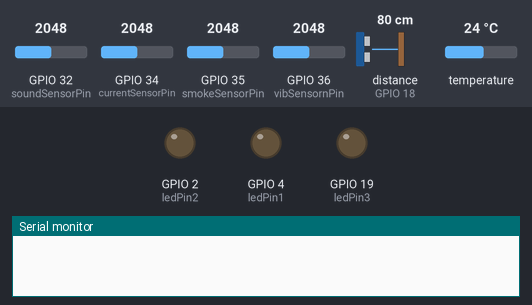
Bench run of a program on a simulated ESP32. Shown: output pins drawn as LEDs (lit = HIGH), the last lines printed to the serial monitor. Wiring (inferred from the names in the program): ultrasonic range finder: trigger GPIO 5; echo GPIO 18. The inputs (shaded band) are chosen by the test bench; at power-on: GPIO 32 (soundSensorPin) = 2048, GPIO 34 (currentSensorPin) = 2048, GPIO 35 (smokeSensorPin) = 2048, GPIO 36 (vibSensornPin) = 2048, distance to the obstacle (sensor on GPIO 18) 80 cm, temperature 24 °C. The echo pulse lasts 58.3 µs per cm; WiFi joins after 1.5 s; servers stay silent unless stated; uploads are accepted with an empty reply; pins used as bus, display or sensor lines are not drawn.

Above: at 0.1 s.
At 2.1 s:
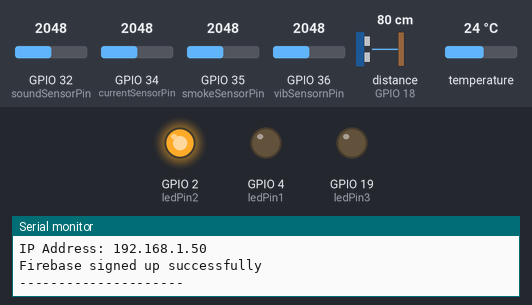
At 3.1 s:
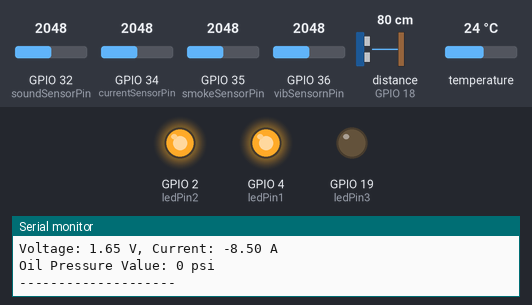
Timing chart, 0 to 4.6 s (numbered marks = the images above):
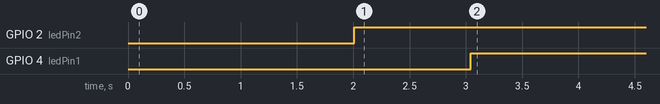

Measured:
- by itself, GPIO 2 (ledPin2): LOW → HIGH at 2.0 s
- by itself, GPIO 4 (ledPin1): LOW → HIGH at 3.0 s

The program:

main.cpp
```cpp
#include <Arduino.h>
#include "wifi/wifi.h"
#include "sensors/sensors.h"
#include "firebase/firebase.h"
#include "mysql/mysql.h"

const int ledPin1 = 4;
const int ledPin2 = 2;
const int ledPin3 = 19;

// Provide the token generation process info.
#include "addons/TokenHelper.h"
// Provide the RTDB payload printing info and other helper functions.
#include "addons/RTDBHelper.h"

WiFiClient client;

String apiKeyValue = "";

const char *serverName = "https://uptimesensordata.000webhostapp.com/post-esp-data.php";

// Firebase
bool signupOK = false;

// Periodic restart interval (milliseconds)
const unsigned long RESTART_INTERVAL = 15000; // Restart every 15 seconds

// Last restart time
unsigned long lastRestartTime = 0;

void setup()
{
  // put your setup code here, to run once:
  Serial.begin(115200);
  pinMode(ledPin1, OUTPUT); // LED
  pinMode(ledPin2, OUTPUT); // LED
  pinMode(ledPin3, OUTPUT); // LED
  digitalWrite(ledPin1, LOW);
  digitalWrite(ledPin2, LOW);
  digitalWrite(ledPin3, LOW);
  connectToWifi();
  setupFirebase();
  setupSensors();
}

void loop()
{
  unsigned long currentTime = millis();

  // Check if it's time to restart
  if (currentTime - lastRestartTime >= RESTART_INTERVAL)
  {
    Serial.println("Restarting...");
  delay(100);    // Delay to allow serial output to complete
  ESP.restart(); // Restart the device
  }

  Serial.println("---------------------");
   // Check WiFi connection
  if (WiFi.status() == WL_CONNECTED)
  {
    digitalWrite(ledPin2, HIGH); // Turn on blue LED for WiFi connected
    digitalWrite(ledPin3, LOW);  // Turn off red LED
  }
  else
  {
    digitalWrite(ledPin2, LOW);  // Turn off blue LED for WiFi disconnected
    digitalWrite(ledPin3, HIGH); // Turn on red LED to indicate error
  }

  double tempValue = readTempValue();
  int soundValue = readSoundValue();
  int smokeValue = readSmokeValue();
  double fuelLvlValue = readFuelValue();
  int vibrationValue = readVibrationValue();
  double currentValue = readCurrentValue();
  int oilPressureValue = readOilPressureValue();

  Serial.println("--------------------");

  // Handle LED states based on sensor readings
  if (tempValue != -1 && soundValue != -1 && fuelLvlValue != -1 && vibrationValue != -1 && currentValue != -1 && oilPressureValue != -1 && smokeValue != -1)
  {
    digitalWrite(ledPin1, HIGH); // Turn on green LED if all sensor readings are okay
  }
  else
  {
    digitalWrite(ledPin1, LOW); // Turn off green LED if any sensor reading is invalid
  }

  // Firebase
  sendDataToFirebase(tempValue, soundValue, smokeValue, fuelLvlValue, vibrationValue, currentValue, oilPressureValue);

  Serial.println("--------------------");

  // MySQL
  WiFiClientSecure *client = new WiFiClientSecure;
  client->setInsecure(); // don't use SSL certificate
  HTTPClient https;

  // Your Domain name with URL path or IP address with path
  https.begin(*client, serverName);

  // Specify content-type header
  https.addHeader("Content-Type", "application/x-www-form-urlencoded");

  // Prepare your HTTP POST request data
  String httpRequestData = "api_key=" + apiKeyValue +
                           "&vibration=" + String(vibrationValue) +
                           "&temprature=" + String(tempValue) +
                           "&fuelLevel=" + String(fuelLvlValue) +
                           "&oilPressure=" + String(oilPressureValue) +
                           "&current=" + String(currentValue) +
                           "&sound=" + String(soundValue) +
                           "&gas=" + String(smokeValue);

  // Send HTTP POST request
  int httpResponseCode = https.POST(httpRequestData);

  if (httpResponseCode > 0)
  {
    Serial.print("HTTP Response code: ");
    Serial.println(httpResponseCode);
  }
  else
  {
    Serial.print("Error code: ");
    Serial.println(httpResponseCode);
  }
  https.end();

  Serial.println("--------------------");

  delay(5000); // Wait for 5 seconds before sending next set of sensor values

  // Update last restart time
  lastRestartTime = currentTime;
}
```

firebase.cpp
```cpp
#include "firebase.h"
#include <Firebase_ESP_Client.h>

FirebaseData fbdo;
FirebaseAuth auth;
FirebaseConfig config;

void setupFirebase()
{
    // Firebase setup code
    config.api_key = "";
    config.database_url = "https://pusl2022-uptime-default-rtdb.asia-southeast1.firebasedatabase.app/";

    if (Firebase.signUp(&config, &auth, "", ""))
    {
        Serial.println("Firebase signed up successfully");
    }
    else
    {
        Serial.printf("Firebase sign up failed. Error: %s\n", config.signer.signupError.message.c_str());
        return;
    }

    Firebase.begin(&config, &auth);
    Firebase.reconnectWiFi(true);
}

void sendDataToFirebase(double tempValue, int soundValue, int smokeValue, double fuelLvlValue, int vibrationValue, double currentValue, int oilPressureValue)
{
    // Logic to send data to Firebase
    String tempPath = "sensors/temperature";
    String soundPath = "sensors/sound";
    String smokePath = "sensors/smoke";
    String fuelLvlPath = "sensors/fuel_level";
    String vibrationPath = "sensors/vibration";
    String currentPath = "sensors/current";
    String oilPressurePath = "sensors/oil_pressure";

    Firebase.RTDB.setDouble(&fbdo, tempPath.c_str(), tempValue);
    Firebase.RTDB.setInt(&fbdo, soundPath.c_str(), soundValue);
    Firebase.RTDB.setInt(&fbdo, smokePath.c_str(), smokeValue);
    Firebase.RTDB.setDouble(&fbdo, fuelLvlPath.c_str(), fuelLvlValue);
    Firebase.RTDB.setInt(&fbdo, vibrationPath.c_str(), vibrationValue);
    Firebase.RTDB.setDouble(&fbdo, currentPath.c_str(), currentValue);
    Firebase.RTDB.setInt(&fbdo, oilPressurePath.c_str(), oilPressureValue);
}
```

firebase.h
```cpp
#ifndef FIREBASE_H
#define FIREBASE_H

void setupFirebase();
void sendDataToFirebase(double tempValue, int soundValue, int smokeValue, double fuelLvlValue, int vibrationValue, double currentValue, int oilPressureValue);

#endif
```

mysql.cpp
```cpp
#include "mysql.h"

const String URL = "https://uptimesensordata.000webhostapp.com/post-esp-data.php";

void sendDataToMySQL(double tempValue, int soundValue, int smokeValue, double fuelLvlValue, int vibrationValue, double currentValue, int oilPressureValue)
{
    String postData = "temp=" + String(tempValue) + "&sound=" + String(soundValue) + "&smoke=" + String(smokeValue) + "&fuelLvl=" + String(fuelLvlValue) + "&vibration=" + String(vibrationValue) + "&current=" + String(currentValue) + "&oilPressure=" + String(oilPressureValue);
    HTTPClient http;
    http.begin(URL);
    http.addHeader("Content-Type", "application/x-www-form-urlencoded");

    int httpCode = http.POST(postData);
    String payload = http.getString();

    Serial.print("HTTP Code: ");
    Serial.println(httpCode);
}
```

mysql.h
```cpp
#ifndef MYSQL_H
#define MYSQL_H

#include <Arduino.h>
#include <HTTPClient.h>

void sendDataToMySQL(double tempValue, int soundValue, int smokeValue, double fuelLvlValue, int vibrationValue, int currentValue, int oilPressureValue);

#endif
```

sensors.cpp
```cpp
#include "sensors.h"
#include <Arduino.h>
#include <OneWire.h>

// Define your pin numbers here
const int TEMP_PIN = 16;
const int soundSensorPin = 32;
const int smokeSensorPin = 35;
const int fuelLvlTrigPin = 5;
const int fuelLvlEchoPin = 18;
const int vibSensornPin = 36;
const int currentSensorPin = 34;
OneWire ds(TEMP_PIN);

// for fuel level sensor
#define SOUND_SPEED 0.034
#define CM_TO_INCH 0.393701
long fuelLvlDuration;
float FuelLvlDistanceCm;
float fuelLvlDistanceInch;

void setupSensors()
{
  // Initialization code for sensors
  pinMode(soundSensorPin, INPUT);
  pinMode(TEMP_PIN, INPUT);
  pinMode(fuelLvlTrigPin, OUTPUT);
  pinMode(fuelLvlEchoPin, INPUT);
  pinMode(vibSensornPin, INPUT);
}

// temp sensor
double readTempValue()
{
  byte i;
  byte present = 0;
  byte type_s;
  byte data[9];
  byte addr[8];
  float celsius, fahrenheit;

  if (!ds.search(addr))
  {
    // Serial.println("No more addresses.");
    // Serial.println();
    ds.reset_search();
    delay(500);
    return readTempValue();
  }

  if (OneWire::crc8(addr, 7) != addr[7])
  {
    Serial.println("CRC is not valid!");
    return -1;
  }

  // the first ROM byte indicates which chip
  switch (addr[0])
  {
  case 0x10:
    // Serial.println("  Chip = DS18S20");  // or old DS1820
    type_s = 1;
    break;
  case 0x28:
    // Serial.println("  Chip = DS18B20");
    type_s = 0;
    break;
  case 0x22:
    // Serial.println("  Chip = DS1822");
    type_s = 0;
    break;
  default:
    Serial.println("Device is not a DS18x20 family device.");
    return -1;
  }

  ds.reset();
  ds.select(addr);
  ds.write(0x44, 1); // start conversion, with parasite power on at the end

  delay(1000); // maybe 750ms is enough, maybe not
  // we might do a ds.depower() here, but the reset will take care of it.

  present = ds.reset();
  ds.select(addr);
  ds.write(0xBE); // Read Scratchpad

  // Serial.print("  Data = ");
  // Serial.print(present, HEX);
  // Serial.print(" ");
  for (i = 0; i < 9; i++)
  { // we need 9 bytes
    data[i] = ds.read();
  }
  // Serial.print(" CRC=");
  // Serial.print(OneWire::crc8(data, 8), HEX);
  // Serial.println();

  // Convert the data to actual temperature
  // because the result is a 16 bit signed integer, it should
  // be stored to an "int16_t" type, which is always 16 bits
  // even when compiled on a 32 bit processor.
  int16_t raw = (data[1] << 8) | data[0];
  if (type_s)
  {
    raw = raw << 3; // 9 bit resolution default
    if (data[7] == 0x10)
    {
      // "count remain" gives full 12 bit resolution
      raw = (raw & 0xFFF0) + 12 - data[6];
    }
  }
  else
  {
    byte cfg = (data[4] & 0x60);
    // at lower res, the low bits are undefined, so let's zero them
    if (cfg == 0x00)
      raw = raw & ~7; // 9 bit resolution, 93.75 ms
    else if (cfg == 0x20)
      raw = raw & ~3; // 10 bit res, 187.5 ms
    else if (cfg == 0x40)
      raw = raw & ~1; // 11 bit res, 375 ms
    //// default is 12 bit resolution, 750 ms conversion time
  }
  celsius = (float)raw / 16.0;
  fahrenheit = celsius * 1.8 + 32.0;
  Serial.print("Temperature: ");
  Serial.print(celsius);
  Serial.print(" Celsius, ");
  Serial.print(fahrenheit);
  Serial.println(" Fahrenheit");
  return celsius;
}
// temp sensor ends here

// fuel level sensor
double readFuelValue()
{
  // Clears the trigPin
  digitalWrite(fuelLvlTrigPin, LOW);
  delayMicroseconds(2);
  // Sets the trigPin on HIGH state for 10 microseconds
  digitalWrite(fuelLvlTrigPin, HIGH);
  delayMicroseconds(10);
  digitalWrite(fuelLvlTrigPin, LOW);

  // Measure the duration of the echo pulse
  fuelLvlDuration = pulseIn(fuelLvlEchoPin, HIGH);

  // Calculate the distance
  FuelLvlDistanceCm = (float)fuelLvlDuration * SOUND_SPEED / 2.0;

  // Convert to inches
  fuelLvlDistanceInch = FuelLvlDistanceCm * CM_TO_INCH;

  // Prints the distance in the Serial Monitor
  Serial.print("Distance: ");
  Serial.print(FuelLvlDistanceCm);
  Serial.print(" cm, ");
  Serial.print(fuelLvlDistanceInch);
  Serial.println(" inch");

  return FuelLvlDistanceCm;
}
// fuel level sensor ends here

// sound sensor
int readSoundValue()
{
  int soundValue = analogRead(soundSensorPin);
  Serial.print("Sound Value: ");
  Serial.print(soundValue);
  Serial.println(" dB");
  return soundValue;
}
// sound sensor ends here

// smoke sensor
int readSmokeValue()
{
  int smokeValue = analogRead(smokeSensorPin);
  Serial.print("Smoke Value: ");
  Serial.print(smokeValue);
  Serial.println(" ppm");
  return smokeValue;
}
// smoke sensor ends here

// vibration sensor
int readVibrationValue()
{
  int vibrationValue = analogRead(vibSensornPin);
  Serial.print("Vibration Value: ");
  Serial.print(vibrationValue);
  Serial.println(" mm/s");
  return vibrationValue;
}
// vibration sensor ends here

// current sensor
int readCurrentValue()
{
  int currentSensorValue = analogRead(currentSensorPin); // Read the analog pin

  float voltage = currentSensorValue * (3.3 / 4096.0); // Convert analog value to voltage
  float current = (voltage - 2.5) / 0.1;               // Convert voltage to current using ACS712 sensitivity (20A version)

  Serial.print("Voltage: ");
  Serial.print(voltage);
  Serial.print(" V, Current: ");
  Serial.print(current);
  Serial.println(" A");
  return voltage;
}
// current sensor ends here

// oil pressure sensor
int readOilPressureValue()
{
  int oilPressureValue = 0;
  Serial.print("Oil Pressure Value: ");
  Serial.print(oilPressureValue);
  Serial.println(" psi");
  return oilPressureValue;
}
// oil pressure sensor ends here
```

sensors.h
```cpp
#ifndef SENSORS_H
#define SENSORS_H

void setupSensors();
double readTempValue();
double readFuelValue();
int readSoundValue();
int readSmokeValue();
int readVibrationValue();
int readCurrentValue();
int readOilPressureValue();

#endif
```

wifi.cpp
```cpp
#include "wifi.h"
#include <WiFi.h>

const char *WIFI_SSID = "botpc";
const char *WIFI_PASSWORD = "982E:56i";

void connectToWifi()
{
    WiFi.begin(WIFI_SSID, WIFI_PASSWORD);
    // Wait for connection
    while (WiFi.status() != WL_CONNECTED)
    {
        delay(1000);
        Serial.println("Connecting to WiFi...");
    }
    Serial.println("Connected to WiFi");
    Serial.print("IP Address: ");
    Serial.println(WiFi.localIP());
}
```

wifi.h
```cpp
#ifndef WIFI_H
#define WIFI_H

void connectToWifi();

#endif
```
